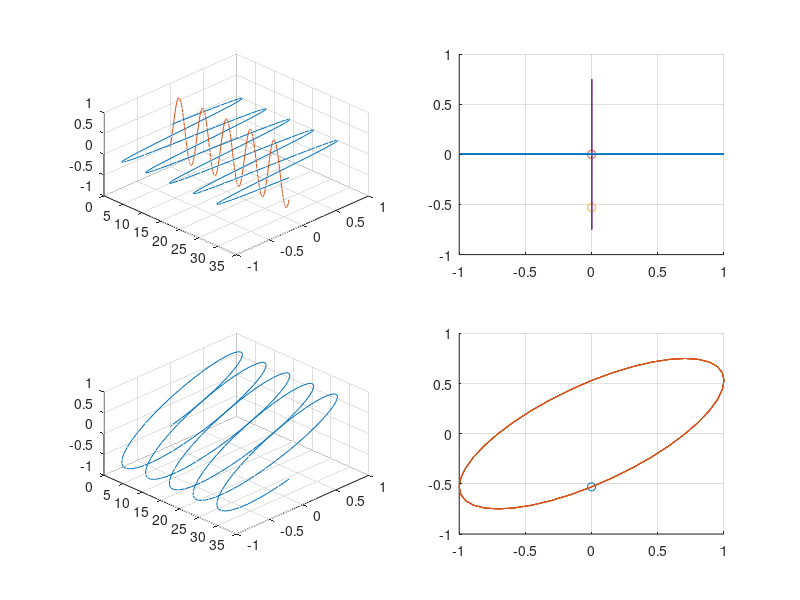

This chart was generated by the following MATLAB code: (Note: this script raises an error after producing the figure.)
close all;
clear;
clc;

s = 0;
e = 10*pi;

T = 2*pi;
t = s:pi/20:e;
theta = 0;
shift = pi/4;

frames = 100;
frameC = 0;

f = figure('Position', get(0, 'Screensize'));
filename = 'Images/wave.gif';

while 1
    y1 = sin(2*pi*(t/T) + theta);
    y2 = 0.75*sin(2*pi*(t/T) + theta-shift);
    
    theta = ((2*pi)/frames)*frameC;
    frameC = frameC+1;
    
    if frames == frameC
        theta = 0;
        break;
    end
    
    subplot(2,2,1);
    plot3(t,y1,t.*0);
    hold on;
    plot3(t,t.*0,y2);
    hold off;
    view(45,45);
    grid on;
    
    subplot(2,2,2);
    plot3(t,y1,t.*0);hold on;
    plot3(0,y1(1),0,'o');hold on;
    plot3(0,0,y2(1),'o');hold on;
    plot3(t,t.*0,y2);hold off;
    %axis([-1.1,1.1,-1.1,1.1,-1.1,1.1]);
    view(90,0);
    grid on;

    subplot(2,2,3);
    plot3(t,y1,y2);
    view(45,45);
    grid on;
    
    subplot(2,2,4);
    plot3(0,y1(1),y2(1),'o');hold on;
    plot3(t,y1,y2);hold off;
    %axis([-1.1,1.1,-1.1,1.1,-1.1,1.1]);
    view(90,0);
    grid on;
    
    %drawnow
    F = getframe(f);
    im = frame2im(F);
    [imind,cm] = rgb2ind(im,256); 
    % Write to the GIF File 
    if frameC == 1
        imwrite(imind,cm,filename,'gif','DelayTime',0.01, 'Loopcount',inf);
    else 
        imwrite(imind,cm,filename, 'gif','DelayTime',0.01,'WriteMode','append');
    end
end

% while 1
%     y1 = sin(2*pi*f*t + theta);
%     y2 = sin(2*pi*f*t - theta);
%     
%     theta = theta + ((2*pi)/10);
%     
%     if theta > 2*pi
%         theta = 0;
%     end
%     
%     subplot(3,1,1);
%     plot3(t,y1,0);
%     axis([s,e,-1.2,1.2]);
%     grid on;
%     
%     subplot(3,1,2);
%     plot3(t,y2,0);
%     axis([s,e,-1.2,1.2]);
%     grid on;
%     
%     subplot(3,1,3);
%     plot3(t,y1+y2,0);
%     axis([s,e,-1.2*2,1.2*2]);
%     grid on;
%     
%     pause(0.01);
% end
